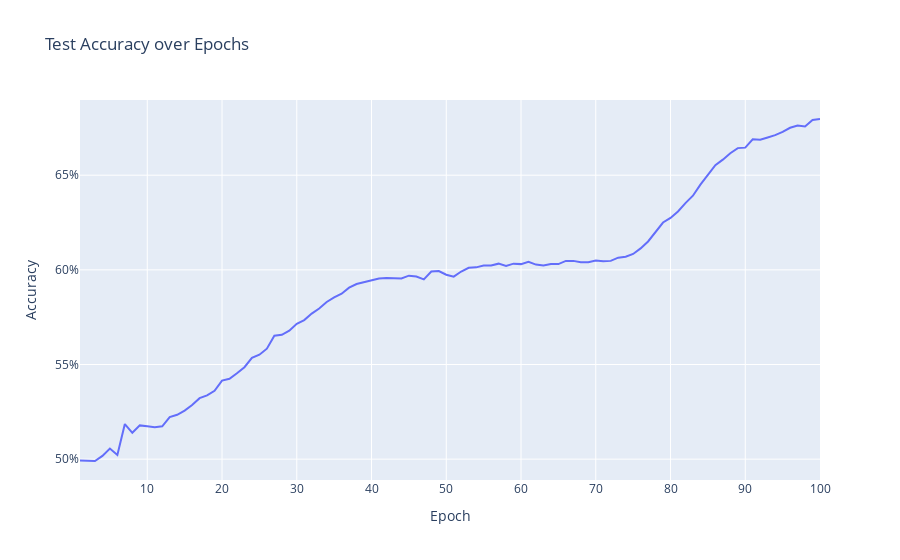

The notebook cell saved with this chart:
### Code cell
fig = px.line(x=range(1, len(test_accuracies) + 1), y=test_accuracies, title="Test Accuracy over Epochs")
fig.update_layout(xaxis_title="Epoch", yaxis_title="Accuracy", yaxis_tickformat="0.0%")

### Figure 1 — Plotly figure (JSON) as saved in the notebook; plotly's stock layout.template omitted (floating-point values rounded to 4 significant figures)
{"data": [{"hovertemplate": "x=%{x}<br>y=%{y}<extra></extra>", "legendgroup": "", "line": {"color": "#636efa", "dash": "solid"}, "marker": {"symbol": "circle"}, "mode": "lines", "name": "", "orientation": "v", "showlegend": false, "type": "scatter", "x": [1, 2, 3, 4, 5, 6, 7, 8, 9, 10, 11, 12, 13, 14, 15, 16, 17, 18, 19, 20, 21, 22, 23, 24, 25, 26, 27, 28, 29, 30, 31, 32, 33, 34, 35, 36, 37, 38, 39, 40, 41, 42, 43, 44, 45, 46, 47, 48, 49, 50, 51, 52, 53, 54, 55, 56, 57, 58, 59, 60, 61, 62, 63, 64, 65, 66, 67, 68, 69, 70, 71, 72, 73, 74, 75, 76, 77, 78, 79, 80, 81, 82, 83, 84, 85, 86, 87, 88, 89, 90, 91, 92, 93, 94, 95, 96, 97, 98, 99, 100], "xaxis": "x", "y": [0.4993, 0.4993, 0.499, 0.5017, 0.5056, 0.5022, 0.5186, 0.5139, 0.5178, 0.5173, 0.5168, 0.5173, 0.5222, 0.5234, 0.5256, 0.5286, 0.5322, 0.5337, 0.5361, 0.5415, 0.5425, 0.5454, 0.5486, 0.5535, 0.5552, 0.5583, 0.5652, 0.5657, 0.5679, 0.5715, 0.5735, 0.5769, 0.5796, 0.583, 0.5854, 0.5874, 0.5906, 0.5925, 0.5935, 0.5942, 0.5955, 0.5957, 0.5957, 0.5955, 0.5969, 0.5964, 0.595, 0.5991, 0.5994, 0.5974, 0.5964, 0.5991, 0.6011, 0.6013, 0.6023, 0.6023, 0.6033, 0.6021, 0.6033, 0.603, 0.6042, 0.6028, 0.6023, 0.603, 0.603, 0.6047, 0.6047, 0.604, 0.604, 0.605, 0.6045, 0.6047, 0.6064, 0.6069, 0.6084, 0.6113, 0.615, 0.6201, 0.625, 0.6274, 0.6309, 0.6353, 0.6392, 0.645, 0.6501, 0.6553, 0.6582, 0.6616, 0.6643, 0.6646, 0.6689, 0.6687, 0.6699, 0.6711, 0.6729, 0.675, 0.6763, 0.6758, 0.6792, 0.6797], "yaxis": "y"}], "layout": {"legend": {"tracegroupgap": 0}, "title": {"text": "Test Accuracy over Epochs"}, "xaxis": {"anchor": "y", "domain": [0, 1], "title": {"text": "Epoch"}}, "yaxis": {"anchor": "x", "domain": [0, 1], "tickformat": "0.0%", "title": {"text": "Accuracy"}}}}
